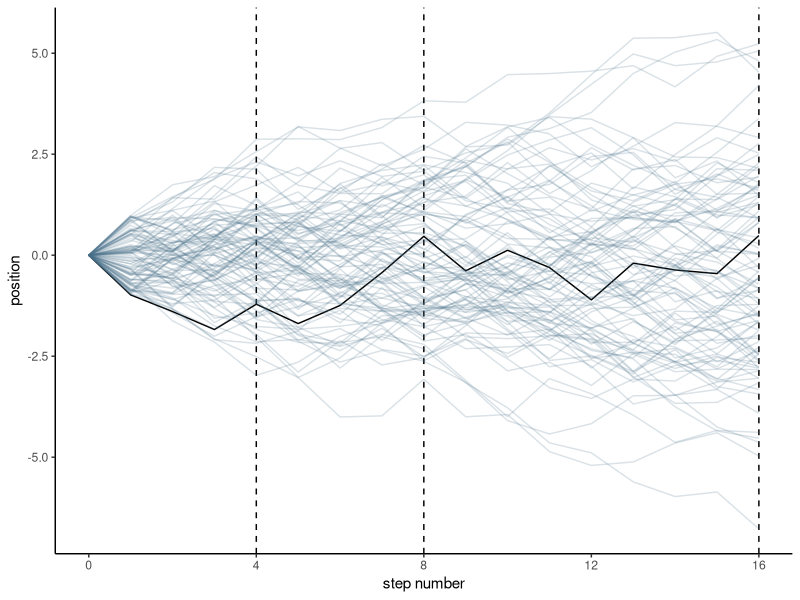
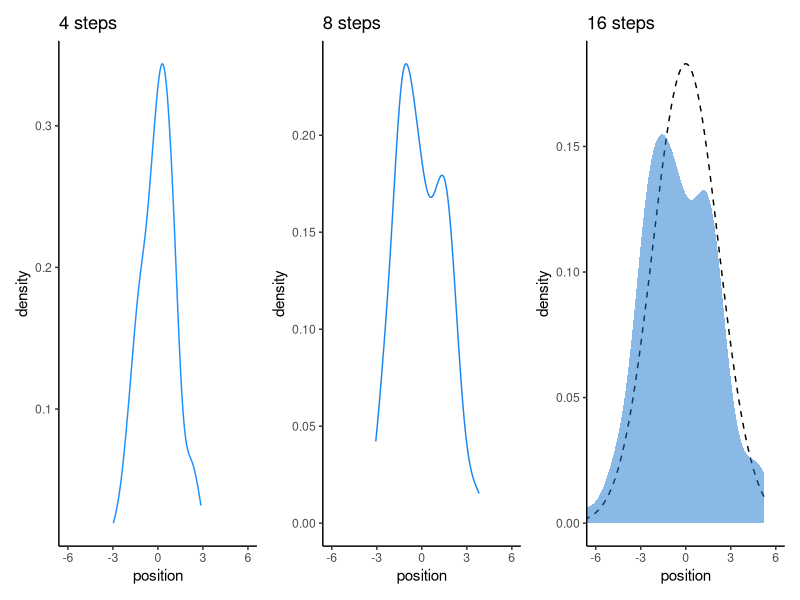

The R script that drew these images, in order:
## ---- chunk 1
library(tidyverse)
theme_set(theme_classic())

# we set the seed to make the results of `runif()` reproducible.
set.seed(4)

pos <- 
  # make data with 100 people, 16 steps each with a starting point of `step == 0` (i.e., 17 rows per person)
  crossing(person = 1:100,
           step   = 0:16) %>% 
  # for all steps above `step == 0` simulate a `deviation`
  mutate(deviation = map_dbl(step, ~if_else(. == 0, 0, runif(1, -1, 1)))) %>% 
  # after grouping by `person`, compute the cumulative sum of the deviations, then `ungroup()`
  group_by(person) %>%
  mutate(position = cumsum(deviation)) %>% 
  ungroup() 

ggplot(data = pos, 
       aes(x = step, y = position, group = person)) +
  geom_vline(xintercept = c(4, 8, 16), linetype = 2) +
  geom_line(aes(color = person < 2, alpha  = person < 2)) +
  scale_color_manual(values = c("skyblue4", "black")) +
  scale_alpha_manual(values = c(1/5, 1)) +
  scale_x_continuous("step number", breaks = c(0, 4, 8, 12, 16)) +
  theme(legend.position = "none")
## ---- chunk 2
# Figure 4.2.a.
p1 <-
  pos %>%
  filter(step == 4) %>%
  ggplot(aes(x = position)) +
  geom_line(stat = "density", color = "dodgerblue1") +
  coord_cartesian(xlim = c(-6, 6)) +
  labs(title = "4 steps")

# Figure 4.2.b.
p2 <-
  pos %>%
  filter(step == 8) %>%
  ggplot(aes(x = position)) +
  geom_density(color = "dodgerblue2") +
  coord_cartesian(xlim = c(-6, 6)) +
  labs(title = "8 steps")

p3 <-
  pos %>%
  filter(step == 16) %>%
  ggplot(aes(x = position)) +
  stat_function(fun = dnorm, 
                args = list(mean = 0, sd = 2.180408),
                linetype = 2) +  # 2.180408 came from the previous code block
  geom_density(color = "transparent", fill = "dodgerblue3", alpha = 1/2) +
  coord_cartesian(xlim = c(-6, 6)) +
  labs(title = "16 steps",
       y = "density")


library(patchwork)

# combine the ggplots
p1 | p2 | p3
